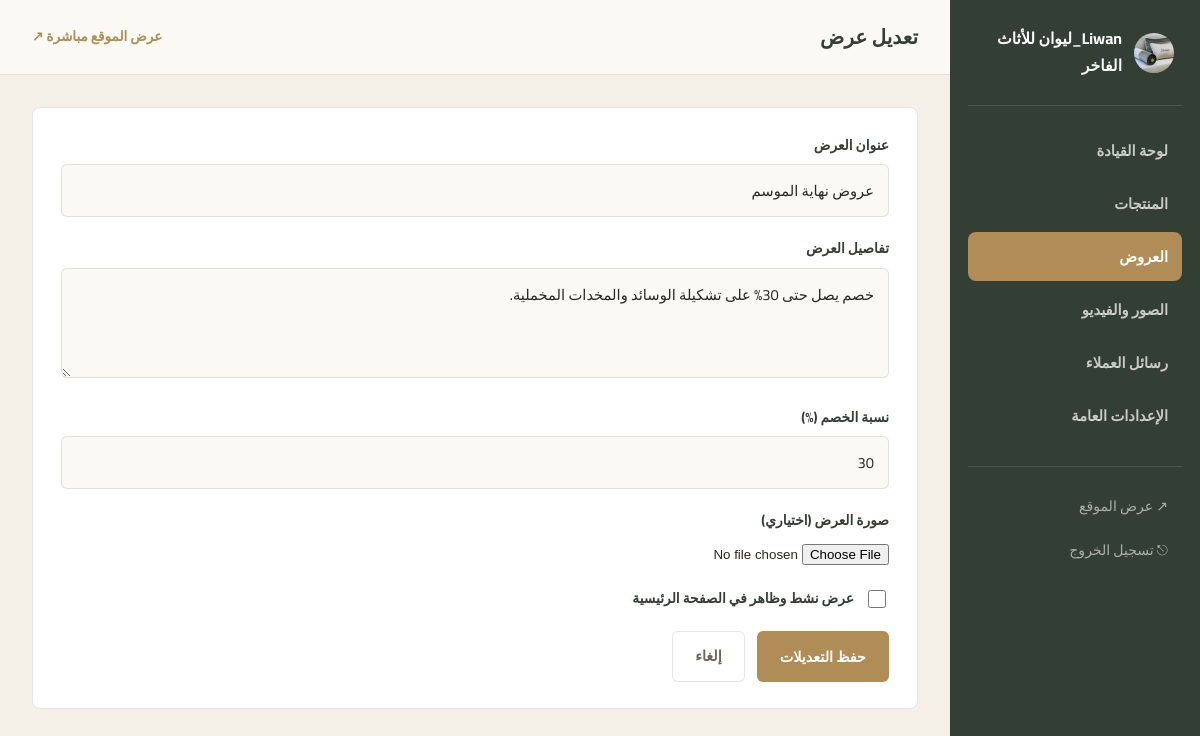
Page /admin/offers/1/edit (signed in) on the committed database.
### tables this page shows
CREATE TABLE settings (
    id INTEGER PRIMARY KEY CHECK (id = 1),
    site_name TEXT NOT NULL DEFAULT 'ليفان للأثاث الفاخر',
    tagline TEXT NOT NULL DEFAULT 'حيث يلتقي الفخامة بالراحة',
    logo_path TEXT NOT NULL DEFAULT 'images/logo.jpg',
    phone TEXT NOT NULL DEFAULT '0927569139',
    whatsapp_number TEXT NOT NULL DEFAULT '218927569139',
    address TEXT NOT NULL DEFAULT 'طرابلس، ليبيا',
    about_text TEXT NOT NULL DEFAULT 'نقدم أثاثًا فاخرًا مصنوعًا بعناية فائقة من أجود الأقمشة والخامات، لنجعل من منزلك تحفة من الراحة والأناقة.',
    facebook_url TEXT DEFAULT '',
    instagram_url TEXT DEFAULT ''
);

CREATE TABLE offers (
    id INTEGER PRIMARY KEY AUTOINCREMENT,
    title TEXT NOT NULL,
    description TEXT DEFAULT '',
    image_path TEXT DEFAULT '',
    discount_percent INTEGER DEFAULT 0,
    is_active INTEGER DEFAULT 1,
    created_at TEXT DEFAULT (datetime('now'))
);

### app.py (the view, shortened to what this page needs)
@app.route("/admin/offers/<int:offer_id>/edit", methods=["GET", "POST"])
@login_required
def admin_offer_edit(offer_id):
    conn = db.get_db()
    offer = conn.execute("SELECT * FROM offers WHERE id = ?", (offer_id,)).fetchone()
    if not offer:
        abort(404)
    return render_template("admin/offer_form.html", offer=offer)

### app.py (called while the page is built)
def get_settings():
    row = db.get_db().execute("SELECT * FROM settings WHERE id = 1").fetchone()
    return row

@app.context_processor
def inject_globals():
    unread = 0
    if session.get("admin_id"):
        unread = db.get_db().execute(
            "SELECT COUNT(*) c FROM messages WHERE is_read = 0"
        ).fetchone()["c"]
    return {"site": get_settings(), "current_year": datetime.now().year, "unread_messages": unread}

def login_required(view):
    @functools.wraps(view)
    def wrapped(*args, **kwargs):
        if not session.get("admin_id"):
            return redirect(url_for("admin_login", next=request.path))
        return view(*args, **kwargs)
    return wrapped

### db.py (called while the page is built)
def get_db():
    if "db" not in g:
        g.db = sqlite3.connect(DATABASE)
        g.db.row_factory = sqlite3.Row
        g.db.execute("PRAGMA foreign_keys = ON")
    return g.db

### templates/admin/offer_form.html (shortened to what this page needs)
{% extends "admin/base_admin.html" %}
{% block page_title %}{{ 'تعديل عرض' if offer else 'إضافة عرض جديد' }}{% endblock %}
{% block admin_content %}
<div class="panel">
  <form method="POST" enctype="multipart/form-data">
    <div class="field">
      <label for="title">عنوان العرض</label>
      <input type="text" id="title" name="title" value="{{ offer.title if offer else '' }}" required>
    </div>
    <div class="field">
      <label for="description">تفاصيل العرض</label>
      <textarea id="description" name="description">{{ offer.description if offer else '' }}</textarea>
    </div>
    <div class="field">
      <label for="discount_percent">نسبة الخصم (%)</label>
      <input type="number" id="discount_percent" name="discount_percent" value="{{ offer.discount_percent if offer else 0 }}" min="0" max="100">
    </div>
    <div class="field">
      <label for="image">صورة العرض (اختياري)</label>
      <input type="file" id="image" name="image" accept="image/*">
    </div>
    <div class="field field-check">
      <input type="checkbox" id="is_active" name="is_active" {% if not offer or offer.is_active %}checked{% endif %}>
      <label for="is_active" style="margin:0;">عرض نشط وظاهر في الصفحة الرئيسية</label>
    </div>
    <div class="form-actions">
      <button type="submit" class="btn btn-gold">{{ 'حفظ التعديلات' if offer else 'إضافة العرض' }}</button>
      <a href="{{ url_for('admin_offers') }}" class="btn btn-outline">إلغاء</a>
    </div>
  </form>
</div>
{% endblock %}

### templates/admin/base_admin.html (shortened to what this page needs)
<!DOCTYPE html>
<html lang="ar" dir="rtl">
<head>
<link rel="stylesheet" href="{{ url_for('static', filename='css/admin.css') }}">
</head>
<body>
<div class="admin-shell">
  <aside class="sidebar">
    <div class="brand">
      <img src="{{ url_for('static', filename=site.logo_path) }}" alt="{{ site.site_name }}">
      <span>{{ site.site_name }}</span>
    </div>
    <nav class="side-nav">
      <a href="{{ url_for('admin_dashboard') }}" class="{{ 'active' if request.endpoint == 'admin_dashboard' }}">لوحة القيادة</a>
      <a href="{{ url_for('admin_products') }}" class="{{ 'active' if request.endpoint and request.endpoint.startswith('admin_product') }}">المنتجات</a>
      <a href="{{ url_for('admin_offers') }}" class="{{ 'active' if request.endpoint and request.endpoint.startswith('admin_offer') }}">العروض</a>
      <a href="{{ url_for('admin_media') }}" class="{{ 'active' if request.endpoint == 'admin_media' }}">الصور والفيديو</a>
      <a href="{{ url_for('admin_messages') }}" class="{{ 'active' if request.endpoint and request.endpoint.startswith('admin_message') }}">
        رسائل العملاء
      </a>
      <a href="{{ url_for('admin_settings') }}" class="{{ 'active' if request.endpoint and request.endpoint.startswith('admin_settings') }}">الإعدادات العامة</a>
    </nav>
    <div class="sidebar-foot">
      <a href="{{ url_for('index') }}" target="_blank">↗ عرض الموقع</a>
      <a href="{{ url_for('admin_logout') }}">⎋ تسجيل الخروج</a>
    </div>
  </aside>
  <div class="admin-main">
    <div class="admin-topbar">
      <h1>{% block page_title %}لوحة القيادة{% endblock %}</h1>
      <a href="{{ url_for('index') }}" target="_blank" class="view-site">عرض الموقع مباشرة ↗</a>
    </div>
    <div class="admin-content">
      {% block admin_content %}{% endblock %}
    </div>
  </div>
</div>
</body>
</html>

### static/css/admin.css (style rules this page uses)
:root { --sage-deep: #4B5A4C; --sage-darker: #333f34; --ivory: #F4F0E8; --ivory-soft: #FBF9F4; --gold: #B08D57; --charcoal: #2A2822; --charcoal-soft: #6b675c; --line: rgba(42,40,34,.12); --danger: #B94A3F; --success: #2c6b3f; --shadow-soft: 0 14px 34px rgba(42,40,34,.10); --radius: 8px; }
*,*::before,*::after { box-sizing:border-box; }
body { margin:0; font-family: "Cairo", sans-serif; background: var(--ivory); color: var(--charcoal); line-height:1.7; }
a { color:inherit; text-decoration:none; }
button { font-family:inherit; cursor:pointer; }
img { max-width:100%; display:block; }
.admin-shell { display:flex; min-height:100vh; }
.sidebar { width: 250px; background: var(--sage-darker); color: rgba(251,249,244,.85); flex-shrink:0; padding: 26px 18px; position:sticky; top:0; height:100vh; overflow-y:auto; }
.sidebar .brand { display:flex; align-items:center; gap:12px; padding: 0 8px 26px; border-bottom: 1px solid rgba(251,249,244,.12); margin-bottom: 20px; }
.sidebar .brand img { width:40px; height:40px; border-radius:50%; object-fit:cover; }
.sidebar .brand span { font-weight:700; color:#fff; font-size:.98rem; }
.side-nav a { display:flex; align-items:center; gap:12px; padding: 12px 14px; border-radius:8px; font-size:.92rem; font-weight:600; margin-bottom: 4px; color: rgba(251,249,244,.75); }
.side-nav a.active { background: var(--gold); color:#fff; }
.sidebar-foot { margin-top: 26px; padding-top:18px; border-top: 1px solid rgba(251,249,244,.12); }
.sidebar-foot a { display:block; padding: 10px 14px; font-size:.88rem; color: rgba(251,249,244,.6); }
.admin-main { flex:1; min-width:0; }
.admin-topbar { display:flex; align-items:center; justify-content:space-between; padding: 20px 32px; background: var(--ivory-soft); border-bottom:1px solid var(--line); position:sticky; top:0; z-index:10; }
.admin-topbar h1 { font-size: 1.25rem; margin:0; color: var(--sage-darker); }
.admin-topbar .view-site { font-size:.85rem; font-weight:700; color: var(--gold); }
.admin-content { padding: 32px; max-width: 1180px; }
.panel { background:#fff; border:1px solid var(--line); border-radius: var(--radius); padding: 26px 28px; margin-bottom: 26px; }
.btn { display:inline-flex; align-items:center; gap:8px; justify-content:center; padding: 11px 22px; border-radius:6px; font-weight:700; font-size:.9rem; border: 1px solid transparent; transition: all .15s ease; }
.btn-gold { background: var(--gold); color:#fff; }
.btn-outline { border-color: var(--line); color: var(--charcoal-soft); background:#fff; }
.field { margin-bottom: 20px; }
.field label { display:block; font-weight:700; font-size:.86rem; margin-bottom:7px; color: var(--sage-darker); }
.field input[type=text], .field input[type=number], .field input[type=password], .field input[type=tel], .field input[type=url], .field textarea, .field select { width:100%; padding: 12px 14px; border-radius:6px; border:1px solid var(--line); background: var(--ivory-soft); font-family:inherit; font-size:.92rem; color: var(--charcoal); }
.field textarea { min-height: 110px; resize:vertical; }
.field-check { display:flex; align-items:center; gap:10px; }
.field-check input { width:18px; height:18px; }
.form-actions { display:flex; gap: 12px; margin-top: 10px; }

### rows in the picture
settings: logo_path (picture), site_name "Liwan_ليوان للأثاث الفاخر"
offers: title "عروض نهاية الموسم", description "خصم يصل حتى 30% على تشكيلة الوسائد والمخدات المخملية.", discount_percent "30"

### other values in the picture
{{ 'تعديل عرض' if offer else 'إضافة عرض جديد' }} "تعديل عرض"
{{ 'حفظ التعديلات' if offer else 'إضافة العرض' }} "حفظ التعديلات"
